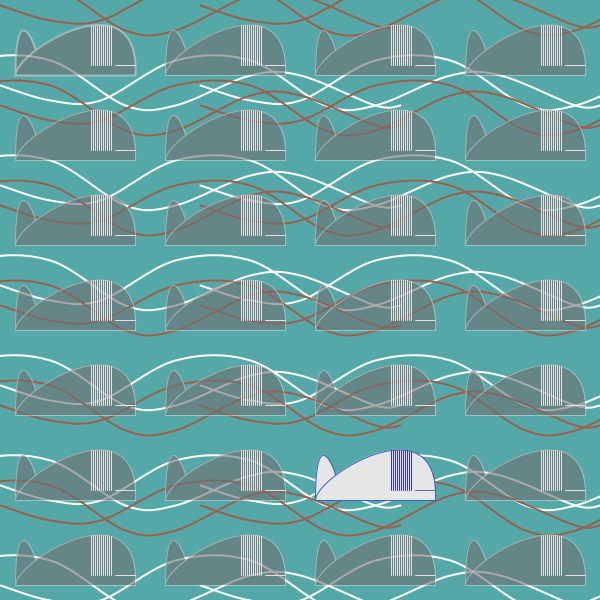
Frame 1 (no input)
Frame 60 (the mouse pressed at the canvas centre just before this capture): identical to frame 1, image omitted
Frame 120 (the mouse held since frame 60 and released just before this capture): identical to frame 1, image omitted

The Processing sketch that drew this single still picture (run headless with seeded random() and noise(); from frame 60 on, the mouse is pressed at the canvas centre):

// Processing sketch: Whales_Random_Color
// ── Whales_Random_Color.pde
//Rebecca Tantillo
//Expressive Computation
//Whales + Waves

// Well done.  Your code is getting to be really
// sophisticated.  Some minor points:
// 1.  You randomize values as you are declaring
//     your globals at the top.  That works in
//     processing, but it won't work elsewhere.
//     It also spreads the assignment of value
//     out across even more of the code than
//     is already the case.  Consider
//     limiting assignment to within functions
//     proper.
// 2.  With all of your colors, consider creating
//     a seperate .pde file (colors.pde).  Create
//     a custom function (assignColors()) and
//     put all of those assignments in there.
//     Then call it from the setup().  It 
//     neatens things up nicely, plus it will
//     be easier to find your colors later.
// 3.  Same deal with drawing the whale -- put it
//     in a different file altogether so that
//     you can ignore the thousand "line()" statements,
//     etc.
// 
// 4.  One design suggestion:  The pattern of the whales
//     makes sense, but there ought to be some
//     tension or drama to make things more interesting.
//     (Whales are both (1) mammals and (2) drama
//     queens.  Not many people know that.)
//     For example, I "submerged" the whales that
//     were already there and then colored one
//     of the whales white.  Not perfect, but I think
//     that sort of thing helps dramatize your
//     pattern more effectively.
//
// 5.  Finally:  In trying to change some of the
//     fills and strokes, I feel like I found
//     lots of colors changing as a consequence.
//     Is that just me, or is there a more
//     complicated thing (e.g., layers) going on
//     here that I just haven't seen?



//global variables

// array randomizer for ocean colors
color[] ocean = new color[3]; // use to randomize color of background aka the ocean
int oceanCount = int(random(3)); 

// array randomizer for wave colors
color[] waves = new color[2]; 
int wavesCount = int(random(2)); 

// array randomizer for whale colors
color[] whales = new color[2]; 
int whalesCount = int(random(2));

// grid variables
int whaleRow, whaleCol, waveRow, waveCol;

void setup() {
  size(600, 600);
  smooth(8);

  // sets up grids x object
  whaleRow = 7;
  whaleCol = 4;
  waveRow = 6;
  waveCol = 3;

  // ocean colors
  ocean[0] = color(#cceae0); // lightblue 
  ocean[1] = color(#54a8a8); // turquoise
  ocean[2] = color(#86bbc2); // medblue

  // alt wave colors
  waves[0] = color(#9a604b); //burnt red
  waves[1] = color(#1f4a6e); //dark blue

  // whale colors
  whales[0] = color(#ffffff); // white
  whales[1] = color(#C8C8C8); // darkgrey
}


void draw() {

  //palatte
  color black =color(#211f22); 
  color grey =color(#dcdfd5); 
  color offwhite =color(#daddd2);
  color rose = color(#d7b58d);
  color beige = color(#ede2b2);
  color burntred = color(#9a604b);
  color lightblue = color(#cceae0);
  color medblue = color(#86bbc2);
  color turquoise = color(#54a8a8);
  color darkblue = color(#1f4a6e); 

  background(ocean[oceanCount]);

  
  // repeat wave
  for (int row = 0; row < waveRow; row++) {
    for (int col = 0; col < waveCol; col++) {
      float x = col*(width/waveCol);
      float y = row*(height/waveRow);
      pushMatrix();
      translate(x, y); // go to the top of a square
      // see below for note on combination.
      // also:  This is one place where a note
      // would be super helpful -- why do you
      // subtract 200 from the x?  etc.
      translate(-200, 0); 
      waveDraw();
      popMatrix();
    }
  }

  // repeat whale
  for (int row = 0; row < whaleRow; row++) {
    for (int col = 0; col < whaleCol; col++) {
      float x = col*(width/whaleCol);
      float y = row*(height/whaleRow);
      pushMatrix();
      translate(x, y); // go to the top of a square
      // you don't have to combine these,
      // but of course you could:
      translate(-185, -175); 
      // is really just one statement:
      // translate(x-185,y-175);
      
      
      if(row==5 && col == 2) {
        mobyDick();
      } else {
        whaleDraw();
      }
      popMatrix();
    }
  }
}

void waveDraw() {
  //waves
  noFill();
  stroke(waves[wavesCount]);
  strokeWeight(2);
  beginShape();
  curveVertex(0, 5); 
  curveVertex(0, 5); 
  curveVertex(50, 20);
  curveVertex(100, 20);
  curveVertex(175, -15);
  curveVertex(250, -15);
  curveVertex(325, 30); 
  curveVertex(375, 30); 
  curveVertex(450, -5); 
  curveVertex(500, -5); 
  curveVertex(575, 25); 
  curveVertex(600, 25); 
  curveVertex(600, 25);
  endShape();

  noFill();
  stroke(255);
  beginShape();
  curveVertex(0, 85); 
  curveVertex(0, 85); 
  curveVertex(50, 100);
  curveVertex(100, 100);
  curveVertex(175, 60);
  curveVertex(250, 60);
  curveVertex(325, 105); 
  curveVertex(375, 105); 
  curveVertex(450, 75); 
  curveVertex(500, 75); 
  curveVertex(575, 105); 
  curveVertex(600, 105); // the last point of curve
  curveVertex(600, 105); // the last point of curve
  endShape();
}
void mobyDick() {

  //whale
  stroke(50,100,200);
  fill(230);
  
//  fill(whales[whalesCount],41);
  beginShape();
  vertex(200, 250); 
  bezierVertex(200, 225, 325, 150, 320, 250); 
  vertex(200, 250); 
  bezierVertex(200, 170, 220, 220, 220, 225); 
  endShape();

  //stripes
  stroke(50,50,220);
  strokeWeight(1);
  line(276, 200, 276, 240); 
  line(278, 200, 278, 240); 
  line(280, 200, 280, 240); 
  line(282, 200, 282, 240); 
  line(284, 200, 284, 240); 
  line(286, 200, 286, 240);
  line(288, 200, 288, 240);
  line(290, 200, 290, 240); 
  line(292, 200, 292, 240); 
  line(294, 201, 294, 240); 
  line(296, 201, 296, 240); 

   // mouth
  stroke(100,100,200);
   line(300,240,320,240);
   
   //eye
   //fill(255);
   //ellipse(305,225,5,5);

  /*
 // spout
   noStroke();
   fill(0);
   beginShape();
   //vertex(200, 250); 
   //bezierVertex(200, 225, 325, 150, 320, 250); 
   vertex(200, 250); 
   bezierVertex(200, 170, 220, 220, 220, 250); 
   endShape();
   */
}

void whaleDraw() {

  //whale
  stroke(225,128);
  fill(110,150);
  
//  fill(whales[whalesCount],41);
  beginShape();
  vertex(200, 250); 
  bezierVertex(200, 225, 325, 150, 320, 250); 
  vertex(200, 250); 
  bezierVertex(200, 170, 220, 220, 220, 225); 
  endShape();

  //stripes
  stroke(225);
  strokeWeight(1);
  line(276, 200, 276, 240); 
  line(278, 200, 278, 240); 
  line(280, 200, 280, 240); 
  line(282, 200, 282, 240); 
  line(284, 200, 284, 240); 
  line(286, 200, 286, 240);
  line(288, 200, 288, 240);
  line(290, 200, 290, 240); 
  line(292, 200, 292, 240); 
  line(294, 201, 294, 240); 
  line(296, 201, 296, 240); 

   // mouth
   stroke(225);
   line(300,240,320,240);
   
   //eye
   //fill(255);
   //ellipse(305,225,5,5);

  /*
 // spout
   noStroke();
   fill(0);
   beginShape();
   //vertex(200, 250); 
   //bezierVertex(200, 225, 325, 150, 320, 250); 
   vertex(200, 250); 
   bezierVertex(200, 170, 220, 220, 220, 250); 
   endShape();
   */
}
